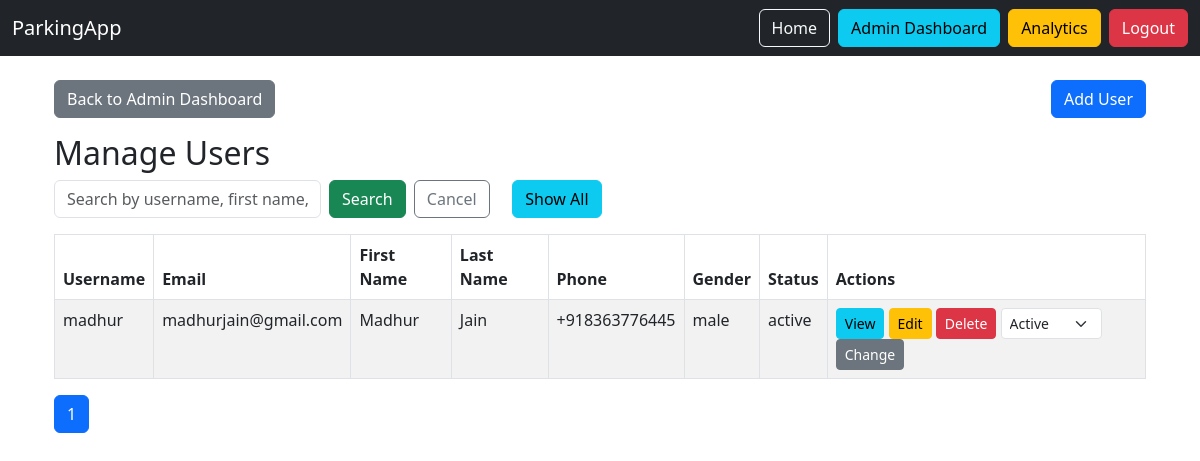
/admin/users (signed in), run on an earlier commit of the app's database.
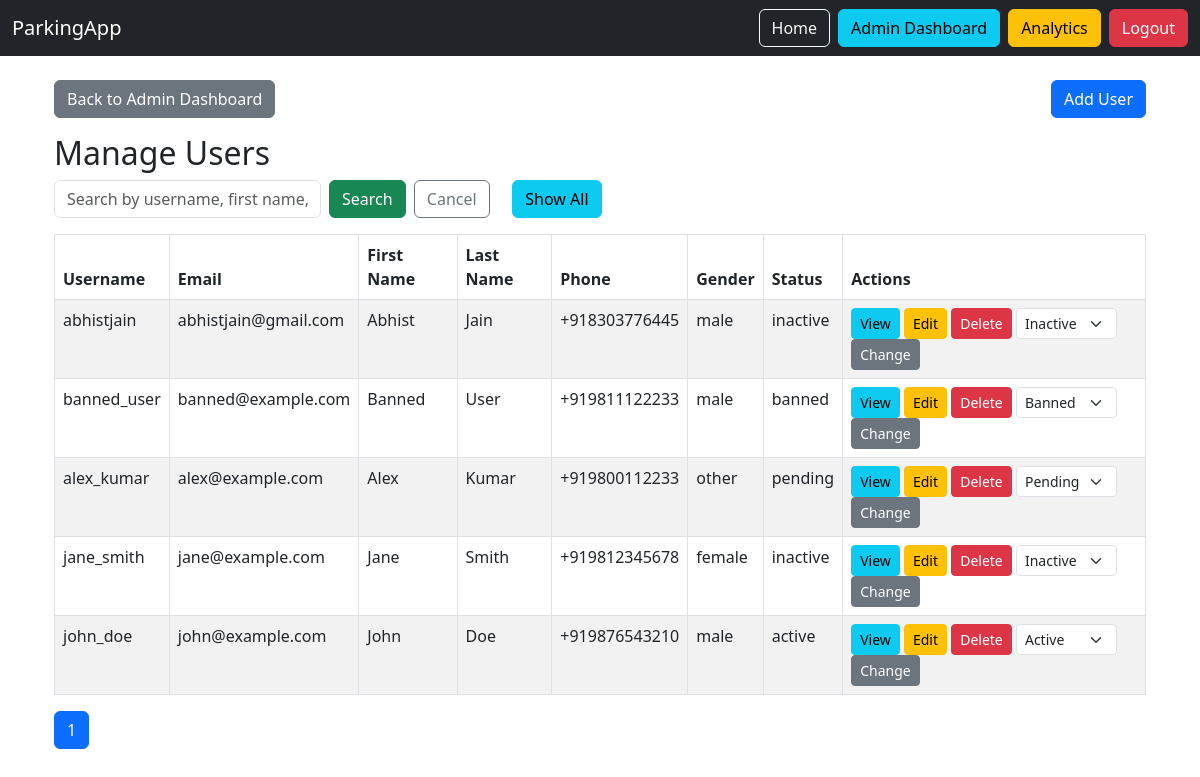
And on a later commit of the database.
### app/models/user.py (models this page shows, shortened)
class User(BaseModel):
    __tablename__ = "users"
    username = db.Column(db.String(80), unique=True, nullable=False, index=True)
    email = db.Column(db.String(150), unique=True, nullable=False, index=True)
    phone = db.Column(db.String(20), nullable=False, unique=True)
    password_hash = db.Column(db.String(200), nullable=False)
    first_name = db.Column(db.String(50), nullable=False)
    last_name = db.Column(db.String(50), nullable=False)
    gender = db.Column(db.Enum(GenderEnum), nullable=False, default=GenderEnum.OTHER)
    status = db.Column(db.Enum(UserStatus), default=UserStatus.PENDING, nullable=False)
    user_roles = db.relationship('UserRole', back_populates='user', cascade='all, delete-orphan')
    reservations = db.relationship('Reservation', back_populates='user')

### app/routes/admin.py (the view, shortened to what this page needs)
@admin_bp.route('/users')
@require_permission(PermissionType.MANAGE_USERS.value)
@refresh_db_session
def manage_users():
    page = request.args.get('page', 1, type=int)
    search = request.args.get('search', '', type=str)
    show_all = request.args.get('show_all', 0, type=int)
    query = User.query.filter(User.username != 'admin')
    if show_all:
        users = query.order_by(User.created_at.desc()).paginate(page=1, per_page=10000, error_out=False)
    else:
        users = query.order_by(User.created_at.desc()).paginate(page=page, per_page=20, error_out=False)
    return render_template('admin/users/manage.html', users=users)

### app/routes/admin.py (called while the page is built)
def refresh_db_session(func):
    @wraps(func)
    def wrapper(*args, **kwargs):
        db.session.expire_all()  # clears SQLAlchemy cache
        return func(*args, **kwargs)
    return wrapper

### app/templates/admin/users/manage.html (shortened to what this page needs)
{% extends 'base.html' %}
{% block content %}
<div class="container mt-4">
  <div class="d-flex justify-content-between align-items-center mb-3">
    <a href="{{ url_for('admin.admin_dashboard') }}" class="btn btn-secondary">Back to Admin Dashboard</a>
    <a href="{{ url_for('auth.signup') }}" class="btn btn-primary">Add User</a>
  </div>
  <h2>Manage Users</h2>
  <form class="row g-2 mb-3" method="get" action="{{ url_for('admin.manage_users') }}">
    <div class="col-md-3">
      <input type="text" class="form-control" name="search" placeholder="Search by username, first name, last name, email" value="{{ request.args.get('search', '') }}">
    </div>
    <div class="col-md-2">
      <button type="submit" class="btn btn-success">Search</button>
      <a href="{{ url_for('admin.manage_users') }}" class="btn btn-outline-secondary ms-1">Cancel</a>
    </div>
    <div class="col-md-2">
      <a href="{{ url_for('admin.manage_users', show_all=1) }}" class="btn btn-info">Show All</a>
    </div>
  </form>
  <table class="table table-bordered table-striped">
    <thead>
      <tr>
        <th>Username</th>
        <th>Email</th>
        <th>First Name</th>
        <th>Last Name</th>
        <th>Phone</th>
        <th>Gender</th>
        <th>Status</th>
        <th>Actions</th>
      </tr>
    </thead>
    <tbody>
      {% for user in users.items %}
      <tr>
        <td>{{ user.username }}</td>
        <td>{{ user.email }}</td>
        <td>{{ user.first_name }}</td>
        <td>{{ user.last_name }}</td>
        <td>{{ user.phone }}</td>
        <td>{{ user.gender.value if user.gender else '' }}</td>
        <td>{{ user.status.value if user.status else '' }}</td>
        <td>
          <a href="{{ url_for('admin.view_user_details', user_id=user.id) }}" class="btn btn-info btn-sm">View</a>
          <a href="{{ url_for('admin.edit_user', user_id=user.id) }}" class="btn btn-warning btn-sm">Edit</a>
          <form action="{{ url_for('admin.delete_user', user_id=user.id) }}" method="post" style="display:inline;" onsubmit="return confirm('Are you sure you want to delete this user?');">
            <button type="submit" class="btn btn-danger btn-sm">Delete</button>
          </form>
          <form action="{{ url_for('admin.change_user_status', user_id=user.id) }}" method="post" style="display:inline;">
            <select name="new_status" class="form-select form-select-sm d-inline w-auto align-middle">
              {% for status in ['active', 'inactive', 'pending', 'banned'] %}
              <option value="{{ status }}" {% if user.status.value == status %}selected{% endif %}>{{ status.title() }}</option>
              {% endfor %}
            </select>
            <button type="submit" class="btn btn-secondary btn-sm align-middle">Change</button>
          </form>
        </td>
      </tr>
      {% endfor %}
    </tbody>
  </table>
  <nav>
    <ul class="pagination">
      {% for page_num in users.iter_pages() %}
        {% if page_num %}
          <li class="page-item {% if users.page == page_num %}active{% endif %}"><a class="page-link" href="{{ url_for('admin.manage_users', page=page_num, search=request.args.get('search', '')) }}">{{ page_num }}</a></li>
        {% else %}
          <li class="page-item disabled"><span class="page-link">…</span></li>
        {% endif %}
      {% endfor %}
    </ul>
  </nav>
</div>
{% endblock %}

### app/templates/base.html (shortened to what this page needs)
<!DOCTYPE html>
<html lang="en">
<head>
  <link href="https://cdn.jsdelivr.net/npm/bootstrap@5.3.0/dist/css/bootstrap.min.css" rel="stylesheet">
</head>
<body>
<nav class="navbar navbar-expand-lg navbar-dark bg-dark">
  <div class="container-fluid">
    <a class="navbar-brand" href="{{ url_for('main.index') }}">ParkingApp</a>
    <div class="collapse navbar-collapse" id="navbarNav">
      <ul class="navbar-nav ms-auto">
        <li class="nav-item">
          <a class="btn btn-outline-light me-2" href="{{ url_for('main.index') }}">Home</a>
        </li>
        {% if session.get('user_id') and session.get('user_role') == 'admin' %}
          <li class="nav-item">
            <a class="btn btn-info me-2" href="{{ url_for('admin.admin_dashboard') }}">Admin Dashboard</a>
          </li>
          <li class="nav-item">
            <a class="btn btn-warning me-2" href="{{ url_for('admin.admin_charts') }}">Analytics</a>
          </li>
        {% elif session.get('user_id') and session.get('user_role') == 'user' %}
          <li class="nav-item">
            <a class="btn btn-secondary me-2" href="{{ url_for('user.user_dashboard') }}">User Dashboard</a>
          </li>
        {% endif %}
        {% if not session.get('user_id') %}
          <li class="nav-item">
            <a class="btn btn-primary me-2" href="{{ url_for('auth.login') }}">Login</a>
          </li>
          <li class="nav-item">
            <a class="btn btn-success" href="{{ url_for('auth.signup') }}">Sign Up</a>
          </li>
        {% else %}
          <li class="nav-item">
            <a class="btn btn-danger" href="{{ url_for('auth.logout') }}">Logout</a>
          </li>
        {% endif %}
      </ul>
    </div>
  </div>
</nav>
<div class="container mt-3">
  {% block content %}{% endblock %}
</div>
</body>
</html>

What changed in the data, as far as the page shows it:
removed User: username "madhur", email "madhurjain@gmail.com", first_name "Madhur", last_name "Jain", phone "+918363776445", gender "male", status "active", new_status "Active"
added User: username "abhistjain", email "abhistjain@gmail.com", first_name "Abhist", last_name "Jain", phone "+918303776445", gender "male", status "inactive", new_status "Inactive"
added User: username "banned_user", email "banned@example.com", first_name "Banned", last_name "User", phone "+919811122233", gender "male", status "banned", new_status "Banned"
added User: username "alex_kumar", email "alex@example.com", first_name "Alex", last_name "Kumar", phone "+919800112233", gender "other", status "pending", new_status "Pending"
added User: username "jane_smith", email "jane@example.com", first_name "Jane", last_name "Smith", phone "+919812345678", gender "female", status "inactive", new_status "Inactive"
added User: username "john_doe", email "john@example.com", first_name "John", last_name "Doe", phone "+919876543210", gender "male", status "active", new_status "Active"
